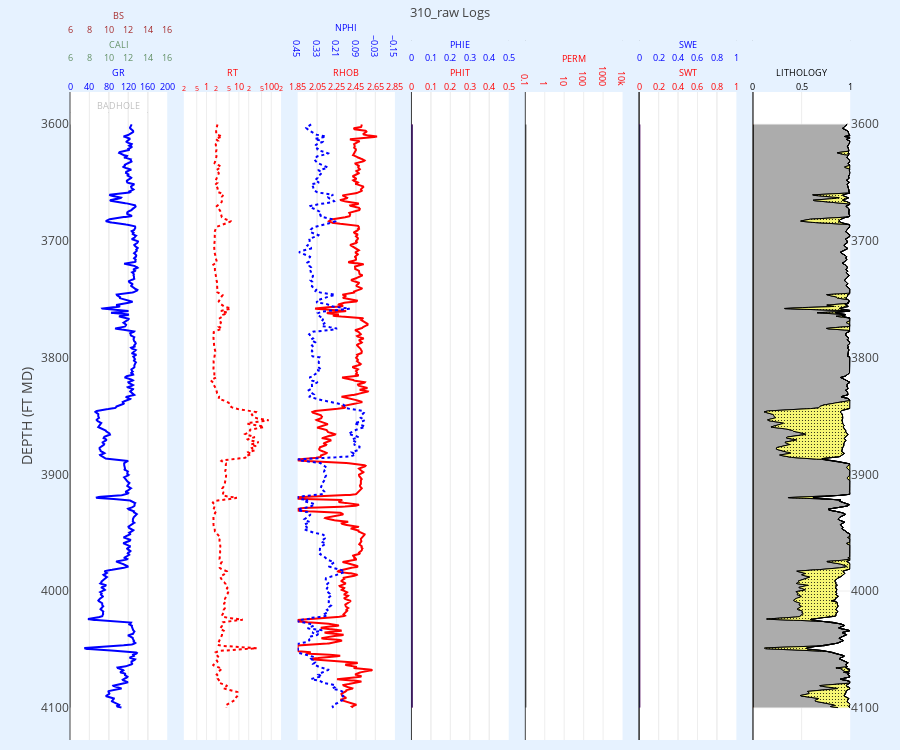

Here is the notebook cell this chart was saved with:
### Code cell
fig = plotly_log(df_ssc)
fig.show()
# fig.write_html('plot.html')

### Figure 1 — Plotly figure (JSON) as saved in the notebook; plotly's stock layout.template omitted (floating-point values rounded to 4 significant figures; data arrays with more than 128 entries replaced by an {"elided": "..."} marker saying what was removed)
{"data": [{"line": {"color": "#0000FF"}, "name": "GR", "type": "scatter", "x": {"elided": "3282 float values"}, "xaxis": "x", "y": {"elided": "3282 float values"}, "yaxis": "y"}, {"line": {"color": "#FF0000", "dash": "dot"}, "name": "RT", "type": "scatter", "x": {"elided": "3282 float values"}, "xaxis": "x2", "y": {"elided": "3282 float values"}, "yaxis": "y3"}, {"line": {"color": "#FF0000"}, "name": "RHOB", "type": "scatter", "x": {"elided": "3282 float values"}, "xaxis": "x3", "y": {"elided": "3282 float values"}, "yaxis": "y5"}, {"line": {"color": "#FF0000"}, "name": "PHIT", "type": "scatter", "x": {"elided": "3282 int values"}, "xaxis": "x4", "y": {"elided": "3282 float values"}, "yaxis": "y7"}, {"line": {"color": "#FF0000"}, "name": "PERM", "type": "scatter", "x": {"elided": "3282 int values"}, "xaxis": "x5", "y": {"elided": "3282 float values"}, "yaxis": "y9"}, {"line": {"color": "#FF0000"}, "name": "SWT", "type": "scatter", "x": {"elided": "3282 int values"}, "xaxis": "x6", "y": {"elided": "3282 float values"}, "yaxis": "y11"}, {"fill": "tozerox", "fillpattern": {"bgcolor": "#BFBFBF", "fgcolor": "#000000", "fillmode": "replace", "shape": "-", "size": 2, "solidity": 0.1}, "line": {"color": "#000000", "width": 1}, "name": "VCLW", "orientation": "h", "stackgroup": "litho", "type": "scatter", "x": {"elided": "3282 float values"}, "xaxis": "x7", "y": {"elided": "3282 float values"}, "yaxis": "y13"}, {"line": {"color": "#0000FF", "dash": "dot"}, "name": "NPHI", "type": "scatter", "x": {"elided": "3282 float values"}, "xaxis": "x8", "y": {"elided": "3282 float values"}, "yaxis": "y6"}, {"line": {"color": "#0000FF"}, "name": "PHIE", "type": "scatter", "x": {"elided": "3282 int values"}, "xaxis": "x9", "y": {"elided": "3282 float values"}, "yaxis": "y8"}, {"line": {"color": "#0000FF"}, "name": "SWE", "type": "scatter", "x": {"elided": "3282 int values"}, "xaxis": "x10", "y": {"elided": "3282 float values"}, "yaxis": "y12"}, {"fill": "tozerox", "fillcolor": "rgba(165, 42, 42, .25)", "line": {"color": "#618F63", "dash": "dot"}, "name": "CALI", "type": "scatter", "x": {"elided": "3282 int values"}, "xaxis": "x11", "y": {"elided": "3282 float values"}, "yaxis": "y"}, {"line": {"color": "brown"}, "name": "BS", "type": "scatter", "x": {"elided": "3282 int values"}, "xaxis": "x12", "y": {"elided": "3282 float values"}, "yaxis": "y"}, {"fill": "tozerox", "fillcolor": "rgba(0, 0, 0, .25)", "line": {"color": "rgba(0, 0, 0, .25)"}, "name": "BADHOLE", "type": "scatter", "x": {"elided": "3282 int values"}, "xaxis": "x13", "y": {"elided": "3282 float values"}, "yaxis": "y"}, {"fill": "tonextx", "fillpattern": {"bgcolor": "#FE9800", "fgcolor": "#000000", "fillmode": "replace", "shape": ".", "size": 3, "solidity": 0.1}, "line": {"color": "#000000", "width": 1}, "name": "VSILT", "orientation": "h", "stackgroup": "litho", "type": "scatter", "x": {"elided": "3282 int values"}, "xaxis": "x7", "y": {"elided": "3282 float values"}, "yaxis": "y13"}, {"fill": "tonextx", "fillpattern": {"bgcolor": "#F6F674", "fgcolor": "#000000", "fillmode": "replace", "shape": ".", "size": 3, "solidity": 0.1}, "line": {"color": "#000000", "width": 1}, "name": "VSAND", "orientation": "h", "stackgroup": "litho", "type": "scatter", "x": {"elided": "3282 float values"}, "xaxis": "x7", "y": {"elided": "3282 float values"}, "yaxis": "y13"}, {"fill": "tonextx", "fillcolor": "#FF0000", "line": {"color": "#000000", "width": 1}, "name": "VGAS", "orientation": "h", "stackgroup": "litho", "type": "scatter", "x": {"elided": "3282 int values"}, "xaxis": "x7", "y": {"elided": "3282 float values"}, "yaxis": "y13"}, {"fill": "tonextx", "fillcolor": "#00FF00", "line": {"color": "#000000", "width": 1}, "name": "VOIL", "orientation": "h", "stackgroup": "litho", "type": "scatter", "x": {"elided": "3282 int values"}, "xaxis": "x7", "y": {"elided": "3282 float values"}, "yaxis": "y13"}, {"line": {"color": "#A65628"}, "name": "VSHALE", "type": "scatter", "x": {"elided": "3282 int values"}, "xaxis": "x7", "y": {"elided": "3282 float values"}, "yaxis": "y14"}, {"fill": "tozerox", "fillcolor": "rgba(0,0,0,1)", "line": {"color": "#262626"}, "name": "", "opacity": 1, "type": "scatter", "x": {"elided": "3282 int values"}, "xaxis": "x19", "y": {"elided": "3282 float values"}, "yaxis": "y8"}, {"fill": "tozerox", "fillcolor": "rgba(0,0,0,1)", "line": {"color": "#262626"}, "name": "", "opacity": 1, "type": "scatter", "x": {"elided": "3282 int values"}, "xaxis": "x20", "y": {"elided": "3282 float values"}, "yaxis": "y10"}, {"fill": "tozerox", "fillcolor": "rgba(0,0,0,1)", "line": {"color": "#262626"}, "name": "", "opacity": 1, "type": "scatter", "x": {"elided": "3282 int values"}, "xaxis": "x21", "y": {"elided": "3282 float values"}, "yaxis": "y12"}, {"fill": "tozerox", "fillcolor": "rgba(0,0,0,1)", "line": {"color": "#262626"}, "name": "", "opacity": 1, "type": "scatter", "x": {"elided": "3282 int values"}, "xaxis": "x22", "y": {"elided": "3282 float values"}, "yaxis": "y14"}], "layout": {"height": 750, "hoverlabel": {"bgcolor": "#F3F3F3"}, "hovermode": "y unified", "margin": {"b": 10, "l": 70, "r": 0, "t": 20}, "paper_bgcolor": "#e6f2ff", "showlegend": false, "title": {"font": {"size": 13}, "text": "310_raw Logs", "xanchor": "center", "y": 0.99, "yanchor": "top"}, "width": 900, "xaxis": {"anchor": "free", "domain": [0, 0.1171], "dtick": 40, "fixedrange": true, "position": 0.9, "range": [0, 200], "side": "top", "tickfont": {"color": "#0000FF", "size": 9}, "title": {"font": {"color": "#0000FF", "size": 9}, "standoff": 0.1, "text": "GR"}, "type": "linear"}, "xaxis10": {"anchor": "free", "dtick": 0.2, "fixedrange": true, "overlaying": "x6", "position": 0.94, "range": [0, 1], "side": "top", "tickfont": {"color": "#0000FF", "size": 9}, "title": {"font": {"color": "#0000FF", "size": 9}, "standoff": 0.1, "text": "SWE"}, "type": "linear"}, "xaxis11": {"anchor": "free", "dtick": 2, "fixedrange": true, "overlaying": "x", "position": 0.94, "range": [6, 16], "side": "top", "tickfont": {"color": "#618F63", "size": 9}, "title": {"font": {"color": "#618F63", "size": 9}, "standoff": 0.1, "text": "CALI"}, "type": "linear"}, "xaxis12": {"anchor": "free", "dtick": 2, "fixedrange": true, "overlaying": "x", "position": 0.98, "range": [6, 16], "side": "top", "tickfont": {"color": "brown", "size": 9}, "title": {"font": {"color": "brown", "size": 9}, "standoff": 0.1, "text": "BS"}, "type": "linear"}, "xaxis13": {"anchor": "free", "fixedrange": true, "overlaying": "x", "position": 0.87, "range": [0, 5], "showgrid": false, "side": "top", "tickfont": {"size": 1}, "title": {"font": {"color": "rgba(0, 0, 0, .25)", "size": 9}, "standoff": 0.1, "text": "BADHOLE"}, "type": "linear", "zeroline": false}, "xaxis19": {"anchor": "free", "dtick": 1, "fixedrange": true, "overlaying": "x4", "position": 0.97, "range": [0, 1], "side": "top", "tick0": 0, "tickfont": {"size": 1}, "title": {"font": {"color": "#262626", "size": 9}, "standoff": 0.1, "text": ""}, "type": "linear"}, "xaxis2": {"anchor": "free", "domain": [0.1371, 0.2543], "fixedrange": true, "position": 0.9, "range": [-0.699, 2.301], "side": "top", "tickfont": {"color": "#FF0000", "size": 9}, "title": {"font": {"color": "#FF0000", "size": 9}, "standoff": 0.1, "text": "RT"}, "type": "log"}, "xaxis20": {"anchor": "free", "dtick": 1, "fixedrange": true, "overlaying": "x5", "position": 0.97, "range": [0, 1], "side": "top", "tick0": 0, "tickfont": {"size": 1}, "title": {"font": {"color": "#262626", "size": 9}, "standoff": 0.1, "text": ""}, "type": "linear"}, "xaxis21": {"anchor": "free", "dtick": 1, "fixedrange": true, "overlaying": "x6", "position": 0.97, "range": [0, 1], "side": "top", "tick0": 0, "tickfont": {"size": 1}, "title": {"font": {"color": "#262626", "size": 9}, "standoff": 0.1, "text": ""}, "type": "linear"}, "xaxis22": {"anchor": "free", "dtick": 1, "fixedrange": true, "overlaying": "x7", "position": 0.97, "range": [0, 1], "side": "top", "tick0": 0, "tickfont": {"size": 1}, "title": {"font": {"color": "#262626", "size": 9}, "standoff": 0.1, "text": ""}, "type": "linear"}, "xaxis23": {"fixedrange": true, "overlaying": "x3", "range": [0.45, -0.15], "showgrid": false, "title": {"text": ""}, "type": "linear", "zeroline": false}, "xaxis24": {"fixedrange": true, "overlaying": "x3", "range": [1.85, 2.85], "showgrid": false, "title": {"text": ""}, "type": "linear", "zeroline": false}, "xaxis3": {"anchor": "free", "domain": [0.2743, 0.3914], "dtick": 0.2, "fixedrange": true, "position": 0.9, "range": [1.85, 2.85], "side": "top", "tick0": 1.85, "tickfont": {"color": "#FF0000", "size": 9}, "tickformat": ".2f", "title": {"font": {"color": "#FF0000", "size": 9}, "standoff": 0.1, "text": "RHOB"}, "type": "linear"}, "xaxis4": {"anchor": "free", "domain": [0.4114, 0.5286], "dtick": 0.1, "fixedrange": true, "position": 0.9, "range": [0, 0.5], "side": "top", "tickfont": {"color": "#FF0000", "size": 9}, "title": {"font": {"color": "#FF0000", "size": 9}, "standoff": 0.1, "text": "PHIT"}, "type": "linear"}, "xaxis5": {"anchor": "free", "domain": [0.5486, 0.6657], "fixedrange": true, "position": 0.9, "range": [-1, 4], "side": "top", "tickfont": {"color": "#FF0000", "size": 9}, "title": {"font": {"color": "#FF0000", "size": 9}, "standoff": 0.1, "text": "PERM"}, "type": "log"}, "xaxis6": {"anchor": "free", "domain": [0.6857, 0.8029], "dtick": 0.2, "fixedrange": true, "position": 0.9, "range": [0, 1], "side": "top", "tickfont": {"color": "#FF0000", "size": 9}, "title": {"font": {"color": "#FF0000", "size": 9}, "standoff": 0.1, "text": "SWT"}, "type": "linear"}, "xaxis7": {"anchor": "free", "domain": [0.8229, 0.94], "fixedrange": true, "position": 0.9, "range": [0, 1], "side": "top", "tickfont": {"color": "black", "size": 9}, "title": {"font": {"color": "black", "size": 9}, "standoff": 0.1, "text": "LITHOLOGY"}, "type": "linear"}, "xaxis8": {"anchor": "free", "dtick": 0.12, "fixedrange": true, "overlaying": "x3", "position": 0.94, "range": [0.45, -0.15], "side": "top", "tick0": -0.15, "tickfont": {"color": "#0000FF", "size": 9}, "tickformat": ".2f", "title": {"font": {"color": "#0000FF", "size": 9}, "standoff": 0.1, "text": "NPHI"}, "type": "linear", "zeroline": false}, "xaxis9": {"anchor": "free", "dtick": 0.1, "fixedrange": true, "overlaying": "x4", "position": 0.94, "range": [0, 0.5], "side": "top", "tickfont": {"color": "#0000FF", "size": 9}, "title": {"font": {"color": "#0000FF", "size": 9}, "standoff": 0.1, "text": "PHIE"}, "type": "linear"}, "yaxis": {"anchor": "x", "autorange": "reversed", "constrain": "domain", "domain": [0, 0.9], "matches": "y", "showgrid": false, "title": {"text": "DEPTH (FT MD)"}}, "yaxis10": {"anchor": "x5", "autorange": "reversed", "constrain": "domain", "domain": [0, 0.9], "matches": "y", "overlaying": "y9", "showgrid": false, "side": "right", "visible": false}, "yaxis11": {"anchor": "x6", "autorange": "reversed", "constrain": "domain", "domain": [0, 0.9], "matches": "y", "showgrid": false, "showticklabels": false, "visible": false}, "yaxis12": {"anchor": "x6", "autorange": "reversed", "constrain": "domain", "domain": [0, 0.9], "matches": "y", "overlaying": "y11", "showgrid": false, "side": "right", "visible": false}, "yaxis13": {"anchor": "x7", "autorange": "reversed", "constrain": "domain", "domain": [0, 0.9], "matches": "y", "showgrid": false, "showticklabels": false, "visible": false}, "yaxis14": {"anchor": "x7", "autorange": "reversed", "constrain": "domain", "matches": "y", "overlaying": "y13", "side": "right"}, "yaxis19": {"autorange": "reversed", "constrain": "domain", "domain": [0, 0.9], "matches": "y", "showgrid": false, "visible": false}, "yaxis2": {"anchor": "x", "autorange": "reversed", "constrain": "domain", "domain": [0, 0.9], "matches": "y", "overlaying": "y", "showgrid": false, "side": "right", "visible": false}, "yaxis20": {"autorange": "reversed", "constrain": "domain", "domain": [0, 0.9], "matches": "y", "showgrid": false, "visible": false}, "yaxis21": {"autorange": "reversed", "constrain": "domain", "domain": [0, 0.9], "matches": "y", "showgrid": false, "visible": false}, "yaxis22": {"autorange": "reversed", "constrain": "domain", "domain": [0, 0.9], "matches": "y", "showgrid": false, "visible": false}, "yaxis23": {"autorange": "reversed", "constrain": "domain", "domain": [0, 0.9], "matches": "y", "showgrid": false, "visible": false}, "yaxis24": {"autorange": "reversed", "constrain": "domain", "domain": [0, 0.9], "matches": "y", "showgrid": false, "visible": false}, "yaxis3": {"anchor": "x2", "autorange": "reversed", "constrain": "domain", "domain": [0, 0.9], "matches": "y", "showgrid": false, "showticklabels": false, "visible": false}, "yaxis4": {"anchor": "x2", "autorange": "reversed", "constrain": "domain", "domain": [0, 0.9], "matches": "y", "overlaying": "y3", "showgrid": false, "side": "right", "visible": false}, "yaxis5": {"anchor": "x3", "autorange": "reversed", "constrain": "domain", "domain": [0, 0.9], "matches": "y", "showgrid": false, "showticklabels": false, "visible": false}, "yaxis6": {"anchor": "x3", "autorange": "reversed", "constrain": "domain", "domain": [0, 0.9], "matches": "y", "overlaying": "y5", "showgrid": false, "side": "right", "visible": false}, "yaxis7": {"anchor": "x4", "autorange": "reversed", "constrain": "domain", "domain": [0, 0.9], "matches": "y", "showgrid": false, "showticklabels": false, "visible": false}, "yaxis8": {"anchor": "x4", "autorange": "reversed", "constrain": "domain", "domain": [0, 0.9], "matches": "y", "overlaying": "y7", "showgrid": false, "side": "right", "visible": false}, "yaxis9": {"anchor": "x5", "autorange": "reversed", "constrain": "domain", "domain": [0, 0.9], "matches": "y", "showgrid": false, "showticklabels": false, "visible": false}}}
